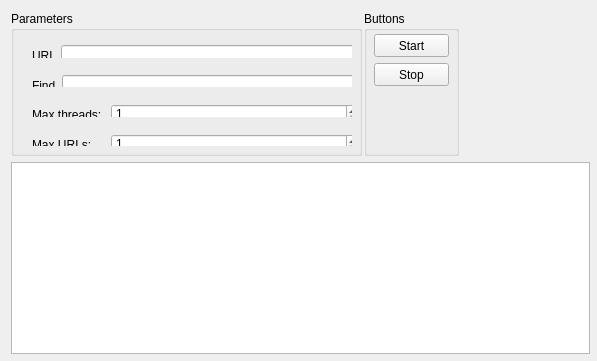
<?xml version="1.0" encoding="UTF-8"?>
<ui version="4.0">
 <class>MainWindow</class>
 <widget class="QMainWindow" name="MainWindow">
  <property name="geometry">
   <rect>
    <x>0</x>
    <y>0</y>
    <width>597</width>
    <height>361</height>
   </rect>
  </property>
  <property name="sizePolicy">
   <sizepolicy hsizetype="Fixed" vsizetype="Fixed">
    <horstretch>0</horstretch>
    <verstretch>0</verstretch>
   </sizepolicy>
  </property>
  <property name="minimumSize">
   <size>
    <width>597</width>
    <height>361</height>
   </size>
  </property>
  <property name="maximumSize">
   <size>
    <width>10000</width>
    <height>10000</height>
   </size>
  </property>
  <property name="windowTitle">
   <string>Web Search</string>
  </property>
  <property name="documentMode">
   <bool>false</bool>
  </property>
  <property name="dockOptions">
   <set>QMainWindow::AllowTabbedDocks|QMainWindow::AnimatedDocks</set>
  </property>
  <widget class="QWidget" name="centralWidget">
   <layout class="QGridLayout" name="gridLayout">
    <item row="0" column="0">
     <layout class="QHBoxLayout" name="horizontalLayout_5">
      <property name="sizeConstraint">
       <enum>QLayout::SetMaximumSize</enum>
      </property>
      <item>
       <widget class="QGroupBox" name="parametersGroupBox">
        <property name="sizePolicy">
         <sizepolicy hsizetype="Preferred" vsizetype="Preferred">
          <horstretch>0</horstretch>
          <verstretch>100</verstretch>
         </sizepolicy>
        </property>
        <property name="minimumSize">
         <size>
          <width>351</width>
          <height>145</height>
         </size>
        </property>
        <property name="maximumSize">
         <size>
          <width>351</width>
          <height>145</height>
         </size>
        </property>
        <property name="title">
         <string>Parameters</string>
        </property>
        <widget class="QWidget" name="">
         <property name="geometry">
          <rect>
           <x>10</x>
           <y>23</y>
           <width>331</width>
           <height>24</height>
          </rect>
         </property>
         <layout class="QHBoxLayout" name="horizontalLayout">
          <item>
           <widget class="QLabel" name="urlLabel">
            <property name="minimumSize">
             <size>
              <width>23</width>
              <height>22</height>
             </size>
            </property>
            <property name="maximumSize">
             <size>
              <width>23</width>
              <height>22</height>
             </size>
            </property>
            <property name="text">
             <string>URL:</string>
            </property>
           </widget>
          </item>
          <item>
           <widget class="QLineEdit" name="urlEdit">
            <property name="minimumSize">
             <size>
              <width>300</width>
              <height>20</height>
             </size>
            </property>
            <property name="maximumSize">
             <size>
              <width>300</width>
              <height>20</height>
             </size>
            </property>
           </widget>
          </item>
         </layout>
        </widget>
        <widget class="QWidget" name="">
         <property name="geometry">
          <rect>
           <x>10</x>
           <y>53</y>
           <width>331</width>
           <height>23</height>
          </rect>
         </property>
         <layout class="QHBoxLayout" name="horizontalLayout_2">
          <item>
           <widget class="QLabel" name="findLabel">
            <property name="minimumSize">
             <size>
              <width>24</width>
              <height>21</height>
             </size>
            </property>
            <property name="maximumSize">
             <size>
              <width>24</width>
              <height>21</height>
             </size>
            </property>
            <property name="text">
             <string>Find:</string>
            </property>
           </widget>
          </item>
          <item>
           <widget class="QLineEdit" name="findEdit">
            <property name="minimumSize">
             <size>
              <width>299</width>
              <height>20</height>
             </size>
            </property>
            <property name="maximumSize">
             <size>
              <width>299</width>
              <height>20</height>
             </size>
            </property>
           </widget>
          </item>
         </layout>
        </widget>
        <widget class="QWidget" name="">
         <property name="geometry">
          <rect>
           <x>10</x>
           <y>82</y>
           <width>331</width>
           <height>24</height>
          </rect>
         </property>
         <layout class="QHBoxLayout" name="horizontalLayout_3">
          <item>
           <widget class="QLabel" name="threadsLabel">
            <property name="minimumSize">
             <size>
              <width>73</width>
              <height>22</height>
             </size>
            </property>
            <property name="maximumSize">
             <size>
              <width>73</width>
              <height>22</height>
             </size>
            </property>
            <property name="text">
             <string>Max threads:</string>
            </property>
           </widget>
          </item>
          <item>
           <widget class="QSpinBox" name="threadSpinBox">
            <property name="minimumSize">
             <size>
              <width>250</width>
              <height>20</height>
             </size>
            </property>
            <property name="maximumSize">
             <size>
              <width>250</width>
              <height>20</height>
             </size>
            </property>
            <property name="minimum">
             <number>1</number>
            </property>
           </widget>
          </item>
         </layout>
        </widget>
        <widget class="QWidget" name="">
         <property name="geometry">
          <rect>
           <x>10</x>
           <y>112</y>
           <width>331</width>
           <height>23</height>
          </rect>
         </property>
         <layout class="QHBoxLayout" name="horizontalLayout_4">
          <item>
           <widget class="QLabel" name="maxUrlslabel">
            <property name="minimumSize">
             <size>
              <width>73</width>
              <height>21</height>
             </size>
            </property>
            <property name="maximumSize">
             <size>
              <width>73</width>
              <height>21</height>
             </size>
            </property>
            <property name="text">
             <string>Max URLs:</string>
            </property>
           </widget>
          </item>
          <item>
           <widget class="QSpinBox" name="maxUrlslSpinBox">
            <property name="minimumSize">
             <size>
              <width>250</width>
              <height>20</height>
             </size>
            </property>
            <property name="maximumSize">
             <size>
              <width>250</width>
              <height>20</height>
             </size>
            </property>
            <property name="minimum">
             <number>1</number>
            </property>
            <property name="maximum">
             <number>5000</number>
            </property>
           </widget>
          </item>
         </layout>
        </widget>
       </widget>
      </item>
      <item>
       <widget class="QGroupBox" name="groupBox">
        <property name="minimumSize">
         <size>
          <width>95</width>
          <height>145</height>
         </size>
        </property>
        <property name="maximumSize">
         <size>
          <width>95</width>
          <height>145</height>
         </size>
        </property>
        <property name="title">
         <string>Buttons</string>
        </property>
        <widget class="QPushButton" name="startButton">
         <property name="geometry">
          <rect>
           <x>10</x>
           <y>23</y>
           <width>75</width>
           <height>23</height>
          </rect>
         </property>
         <property name="minimumSize">
          <size>
           <width>75</width>
           <height>23</height>
          </size>
         </property>
         <property name="maximumSize">
          <size>
           <width>75</width>
           <height>23</height>
          </size>
         </property>
         <property name="text">
          <string>Start</string>
         </property>
        </widget>
        <widget class="QPushButton" name="stopButton">
         <property name="enabled">
          <bool>true</bool>
         </property>
         <property name="geometry">
          <rect>
           <x>10</x>
           <y>52</y>
           <width>75</width>
           <height>23</height>
          </rect>
         </property>
         <property name="minimumSize">
          <size>
           <width>75</width>
           <height>23</height>
          </size>
         </property>
         <property name="maximumSize">
          <size>
           <width>75</width>
           <height>23</height>
          </size>
         </property>
         <property name="text">
          <string>Stop</string>
         </property>
        </widget>
       </widget>
      </item>
     </layout>
    </item>
    <item row="1" column="0" colspan="2">
     <widget class="QTableView" name="tableView">
      <property name="minimumSize">
       <size>
        <width>579</width>
        <height>192</height>
       </size>
      </property>
      <property name="tabKeyNavigation">
       <bool>false</bool>
      </property>
      <property name="alternatingRowColors">
       <bool>true</bool>
      </property>
      <property name="selectionMode">
       <enum>QAbstractItemView::NoSelection</enum>
      </property>
      <property name="selectionBehavior">
       <enum>QAbstractItemView::SelectRows</enum>
      </property>
      <property name="showGrid">
       <bool>false</bool>
      </property>
      <attribute name="horizontalHeaderCascadingSectionResizes">
       <bool>false</bool>
      </attribute>
      <attribute name="horizontalHeaderHighlightSections">
       <bool>true</bool>
      </attribute>
      <attribute name="horizontalHeaderMinimumSectionSize">
       <number>20</number>
      </attribute>
      <attribute name="horizontalHeaderShowSortIndicator" stdset="0">
       <bool>false</bool>
      </attribute>
      <attribute name="horizontalHeaderStretchLastSection">
       <bool>false</bool>
      </attribute>
      <attribute name="verticalHeaderVisible">
       <bool>false</bool>
      </attribute>
     </widget>
    </item>
   </layout>
  </widget>
 </widget>
 <layoutdefault spacing="6" margin="11"/>
 <resources/>
 <connections/>
</ui>
